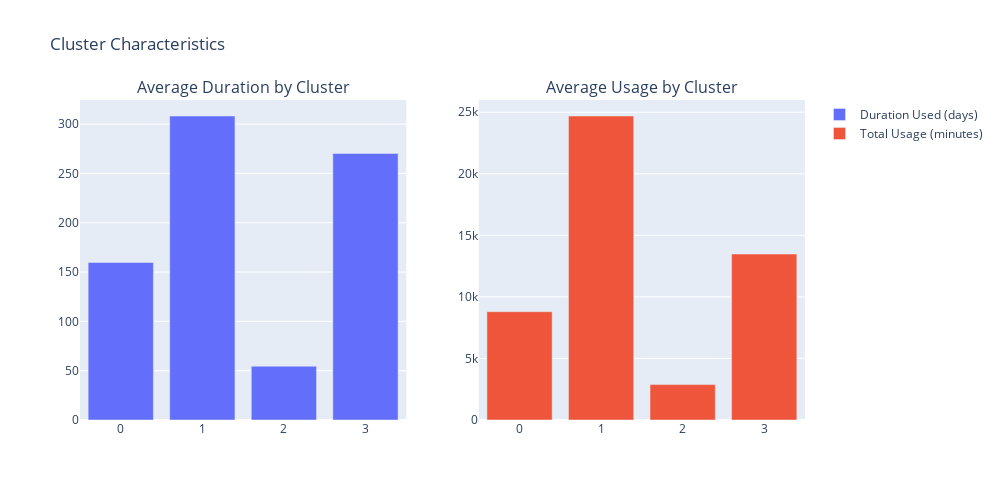

The notebook cell this image was saved under:
### Markdown cell above
### Applying Kmeans clustering to better know the groupings.

### Code cell
from sklearn.cluster import KMeans
from sklearn.preprocessing import StandardScaler

#Preparing data for performing clustering

cluster_data = app_data[['Duration Used (days)', 'Total Usage (minutes)']]
cluster_data_scaled = StandardScaler().fit_transform(cluster_data)

#Determining total number of clusters using Elbow method

inertia = []
k_range = range(1,11)
for k in k_range:
    kmeans = KMeans(n_clusters=k, random_state=42)
    kmeans.fit(cluster_data_scaled)
    inertia.append(kmeans.inertia_)

#Plotting the elbow results
plt.figure(figsize=(10,6))
plt.plot(k_range, inertia, 'o-')
plt.xlabel('Number of clusters (k)')
plt.ylabel('Inertia')
plt.title('Elbow method for optimal k')
plt.grid(True)
plt.show()


#Applying K-means with optimal number of clusters. e.g. = 4

kmeans = KMeans(n_clusters=4, random_state=42)
app_data['Cluster'] = kmeans.fit_predict(cluster_data_scaled)

#Visualizing the clusters

plt.figure(figsize=(12,8))
sns.scatterplot(x='Duration Used (days)', y='Total Usage (minutes)', hue='Cluster', palette='viridis', s=100, data=app_data)
plt.title('Customer Segments based on the usage patterns', fontsize=16)
plt.xlabel('Duration Used (days)', fontsize=12)
plt.ylabel('Total Usage (minutes)', fontsize=12)
plt.tight_layout()
plt.show()


#Analyzing the clustering

cluster_analysis = app_data.groupby('Cluster').agg({'Duration Used (days)' : 'mean',
                                                    'Total Usage (minutes)' : 'mean',
                                                    'Accepted Offer' : 'mean',
                                                    'Reason for Quitting' : lambda x: x.value_counts().index[0] #Most common reason
                                                   }).reset_index()

print('Cluster Analysis:')
print(cluster_analysis)

fig = make_subplots(rows=1, cols=2, subplot_titles=('Average Duration by Cluster', 'Average Usage by Cluster'))

fig.add_trace(
    go.Bar(x=cluster_analysis['Cluster'], y=cluster_analysis['Duration Used (days)'], name = 'Duration Used (days)'),
    row=1, col=1 )

fig.add_trace(
    go.Bar(x=cluster_analysis['Cluster'], y=cluster_analysis['Total Usage (minutes)'], name = 'Total Usage (minutes)'), 
              row=1, col=2)

fig.update_layout(height=500, width=1000, title_text="Cluster Characteristics")
fig.show()

### Figure 1 — Plotly figure (JSON) as saved in the notebook; plotly's stock layout.template omitted (floating-point values rounded to 4 significant figures)
{"data": [{"name": "Duration Used (days)", "type": "bar", "x": [0, 1, 2, 3], "xaxis": "x", "y": [159.7, 308.2, 54.56, 270.3], "yaxis": "y"}, {"name": "Total Usage (minutes)", "type": "bar", "x": [0, 1, 2, 3], "xaxis": "x2", "y": [8798.0, 24700.0, 2875.0, 13480.0], "yaxis": "y2"}], "layout": {"annotations": [{"font": {"size": 16}, "showarrow": false, "text": "Average Duration by Cluster", "x": 0.225, "xanchor": "center", "xref": "paper", "y": 1, "yanchor": "bottom", "yref": "paper"}, {"font": {"size": 16}, "showarrow": false, "text": "Average Usage by Cluster", "x": 0.775, "xanchor": "center", "xref": "paper", "y": 1, "yanchor": "bottom", "yref": "paper"}], "height": 500, "title": {"text": "Cluster Characteristics"}, "width": 1000, "xaxis": {"anchor": "y", "domain": [0, 0.45]}, "xaxis2": {"anchor": "y2", "domain": [0.55, 1]}, "yaxis": {"anchor": "x", "domain": [0, 1]}, "yaxis2": {"anchor": "x2", "domain": [0, 1]}}}
